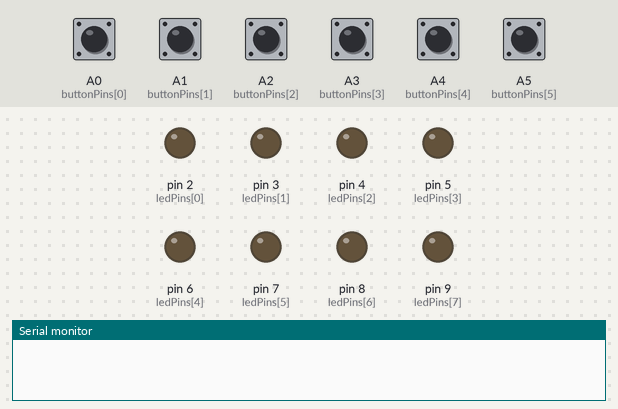
A sketch run on a simulated Arduino Uno, built with avr-gcc and run on an emulated ATmega328P. On the bench: output pins drawn as LEDs (lit = HIGH), the last lines printed to the serial monitor. Dashed ring = blinking. The inputs (shaded band) are chosen by the test bench; at power-on: A0 (buttonPins[0]), A1 (buttonPins[1]), A2 (buttonPins[2]), A3 (buttonPins[3]), A4 (buttonPins[4]), A5 (buttonPins[5]) HIGH.

Above: at 1.2 s.
1.3 s: A0 (buttonPins[0]) pulled LOW for 0.15 s
At 2.04 s:
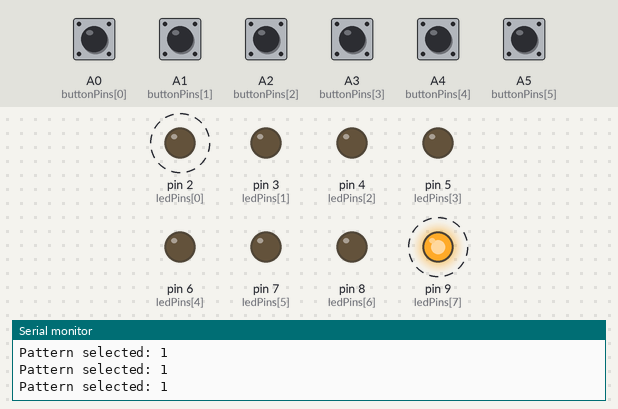
4.3 s: A4 (buttonPins[4]) pulled LOW for 0.15 s
At 5.3 s:
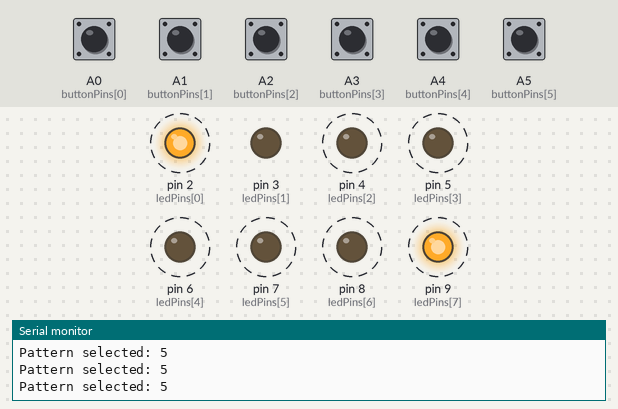
7.3 s: A2 (buttonPins[2]) pulled LOW for 0.15 s
At 7.95 s:
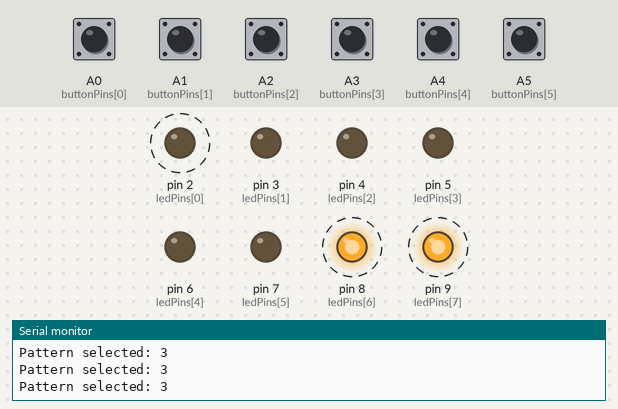
10.3 s: A5 (buttonPins[5]) pulled LOW for 0.15 s
At 10.9 s:
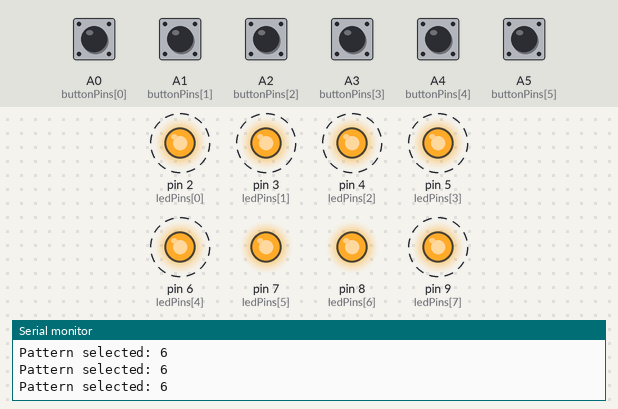
13.4 s: A0 (buttonPins[0]) pulled LOW for 1 s
At 14.65 s:
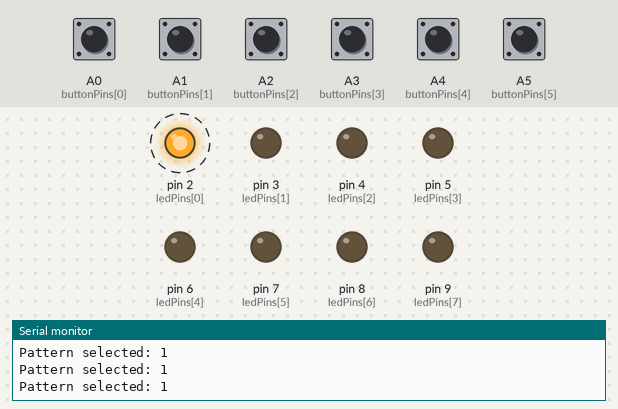
16.4 s: A1 (buttonPins[1]) pulled LOW for 0.15 s
At 16.85 s:
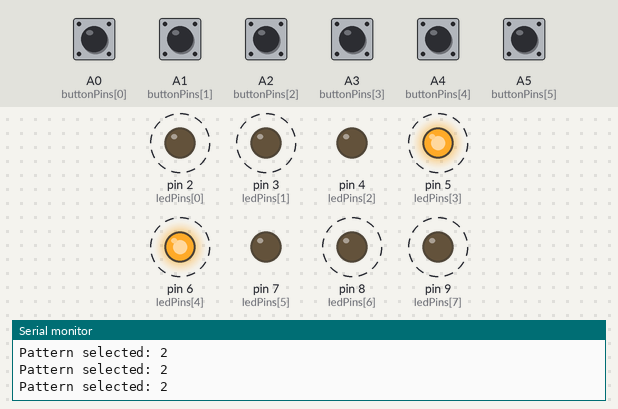
Timing chart, 0 to 20.4 s (numbered marks = the images above; inputs shaded):
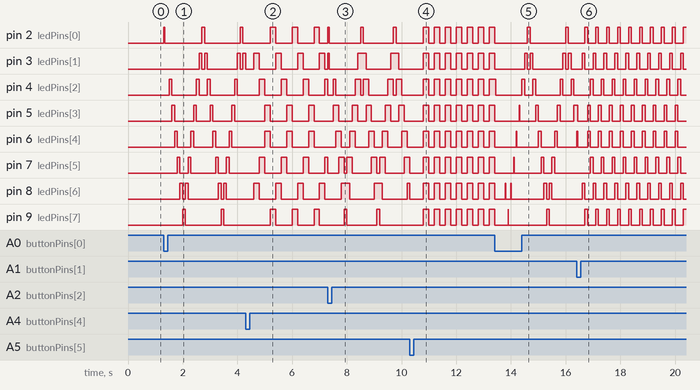

Measured:
- after the input at 1.3 s, pin 2 (ledPins[0]): alternates HIGH for 0.10 s and LOW for 1.3 s, starting at once; pin 3 (ledPins[1]): goes HIGH 0.10 s, LOW 0.10 s, HIGH 0.10 s, LOW 1.1 s, HIGH 0.10 s, LOW 0.10 s, then HIGH, starting after 1.3 s
- after the input at 4.3 s, pin 2 (ledPins[0]), pin 9 (ledPins[7]): alternates HIGH for 0.20 s and LOW for 0.60 s, starting after 0.90 s
- after the input at 7.3 s, pin 2 (ledPins[0]): alternates HIGH for 0.10 s and LOW for 1.1 s, starting at once; pin 8 (ledPins[6]): alternates HIGH for 0.30 s and LOW for 0.90 s, starting after 0.80 s; pin 9 (ledPins[7]): alternates HIGH for 0.10 s and LOW for 1.1 s, starting after 0.60 s
- after the input at 10.3 s, pin 2 (ledPins[0]), pin 9 (ledPins[7]): alternates HIGH for 0.20 s and LOW for 0.20 s, starting after 0.50 s; pin 3 (ledPins[1]): alternates HIGH for 0.20 s and LOW for 0.20 s, starting after 0.70 s
- after the input at 13.4 s, pin 2 (ledPins[0]): alternates HIGH for 0.10 s and LOW for 1.3 s, starting after 1.2 s
- after the input at 16.4 s, pin 2 (ledPins[0]): alternates HIGH for 0.10 s and LOW for 0.30 s, starting after 0.30 s; pin 9 (ledPins[7]): alternates HIGH for 0.10 s and LOW for 0.30 s, starting after 0.70 s

The sketch:

interruptproj.ino
```cpp
const int ledPins[] = {2, 3, 4, 5, 6, 7, 8, 9};
const int buttonPins[] = {A0, A1, A2, A3, A4, A5};

volatile int currentPattern = -1;
unsigned long previousMillis = 0;
const int interval = 100;

unsigned long lastPressTime[6] = {0, 0, 0, 0, 0, 0};
const unsigned long debounceDelay = 50;

int krIndex = 0;
int krDirection = 1;

void setup() {
  for (int i = 0; i < 8; i++) pinMode(ledPins[i], OUTPUT);
  for (int i = 0; i < 6; i++) pinMode(buttonPins[i], INPUT_PULLUP);

  Serial.begin(9600);
}

void loop() {
  for (int i = 0; i < 6; i++) {
    if (digitalRead(buttonPins[i]) == LOW) {
      if (millis() - lastPressTime[i] > debounceDelay) {
        currentPattern = i;
        Serial.print("Pattern selected: ");
        Serial.println(i + 1);
        clearLEDs();
        lastPressTime[i] = millis();
      }
    }
  }

  switch (currentPattern) {
    case 0: pattern1(); break;
    case 1: pattern2(); break;
    case 2: pattern3(); break;
    case 3: pattern4(); break;
    case 4: pattern5(); break;
    case 5: pattern6(); break;
  }
}

void pattern1() {
  unsigned long currentMillis = millis();
  if (currentMillis - previousMillis >= 100) {
    previousMillis = currentMillis;
    clearLEDs();
    digitalWrite(ledPins[krIndex], HIGH);
    krIndex += krDirection;
    if (krIndex >= 7 || krIndex <= 0) krDirection *= -1;
  }
}

void pattern2() {
  unsigned long currentMillis = millis();
  static int step = 0;
  if (currentMillis - previousMillis >= 100) {
    previousMillis = currentMillis;
    clearLEDs();
    int c1 = 3 - step;
    int c2 = 4 + step;
    digitalWrite(ledPins[c1], HIGH);
    digitalWrite(ledPins[c2], HIGH);
    step++;
    if (step > 3) step = 0;
  }
}

void pattern3() {
  unsigned long currentMillis = millis();
  static int step = 0;
  static int direction = 1;
  if (currentMillis - previousMillis >= 100) {
    previousMillis = currentMillis;
    clearLEDs();
    digitalWrite(ledPins[step], HIGH);
    digitalWrite(ledPins[step + 1], HIGH);
    step += direction;
    if (step >= 6) direction = -1;
    if (step <= 0) direction = 1;
  }
}

void pattern4() {
  unsigned long currentMillis = millis();
  static int step = 0;
  if (currentMillis - previousMillis >= 100) {
    previousMillis = currentMillis;
    clearLEDs();
    digitalWrite(ledPins[step], HIGH);
    step++;
    if (step >= 8) step = 0;
  }
}

void pattern5() {
  unsigned long currentMillis = millis();
  static int step = 0;
  if (currentMillis - previousMillis >= 200) {
    previousMillis = currentMillis;
    clearLEDs();
    digitalWrite(ledPins[step], HIGH);
    digitalWrite(ledPins[7 - step], HIGH);
    step++;
    if (step > 3) step = 0;
  }
}

void pattern6() {
  unsigned long currentMillis = millis();
  static bool state = false;
  static int count = 0;
  if (currentMillis - previousMillis >= 200) {
    previousMillis = currentMillis;
    state = !state;
    for (int i = 0; i < 8; i++) digitalWrite(ledPins[i], state ? HIGH : LOW);
    if (state) count++;
    if (count >= 3) count = 0;
  }
}

void clearLEDs() {
  for (int i = 0; i < 8; i++) digitalWrite(ledPins[i], LOW);
}
```
